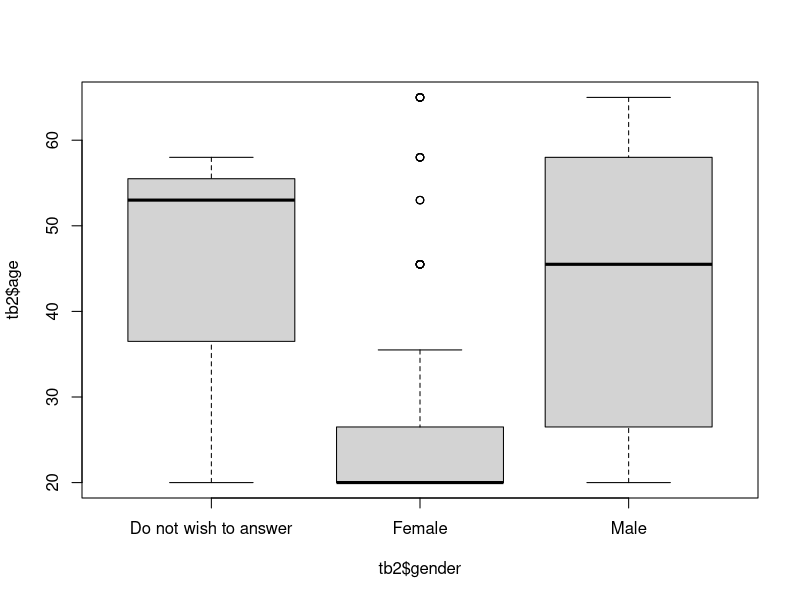
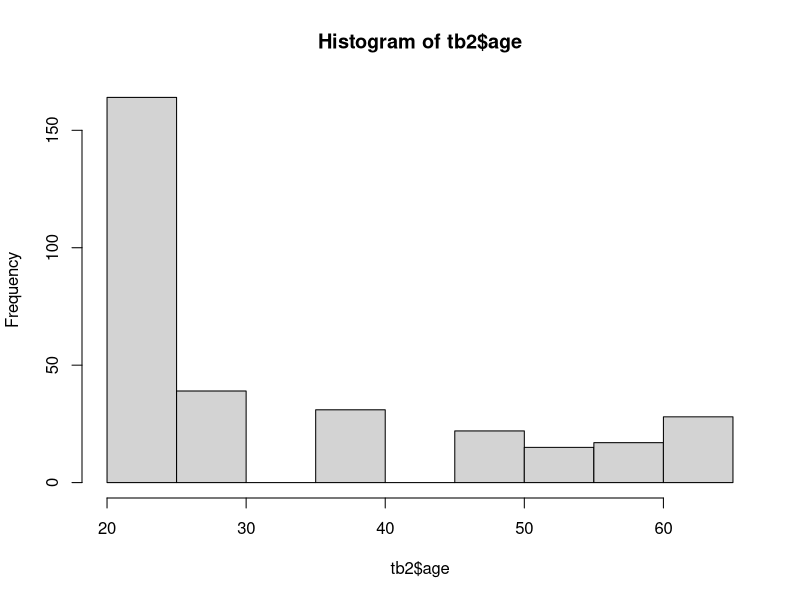
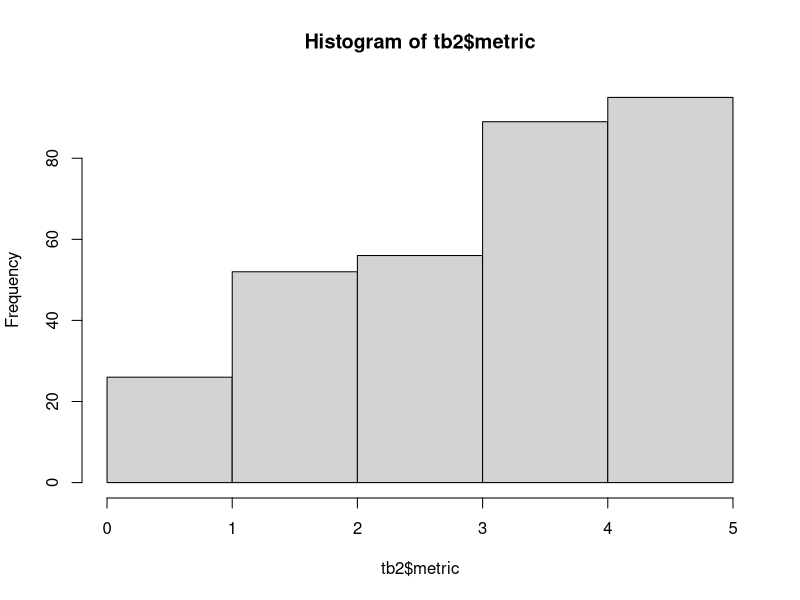
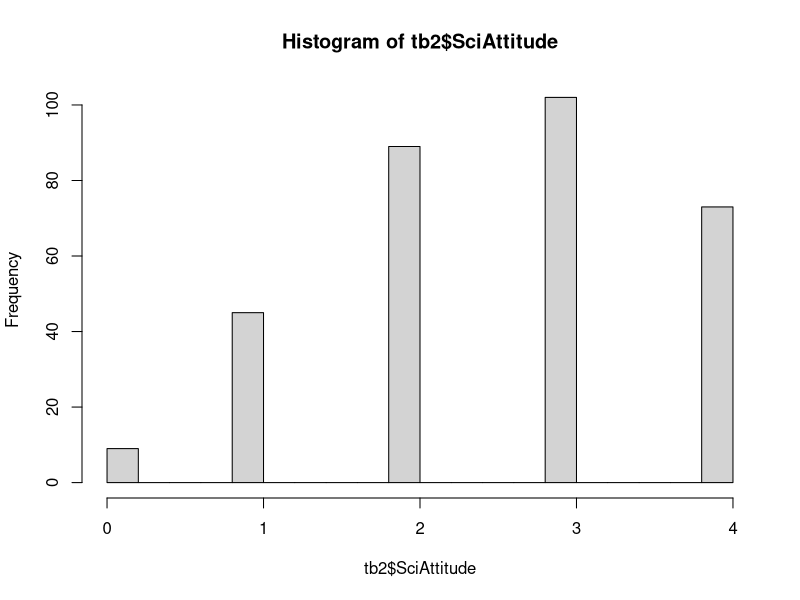
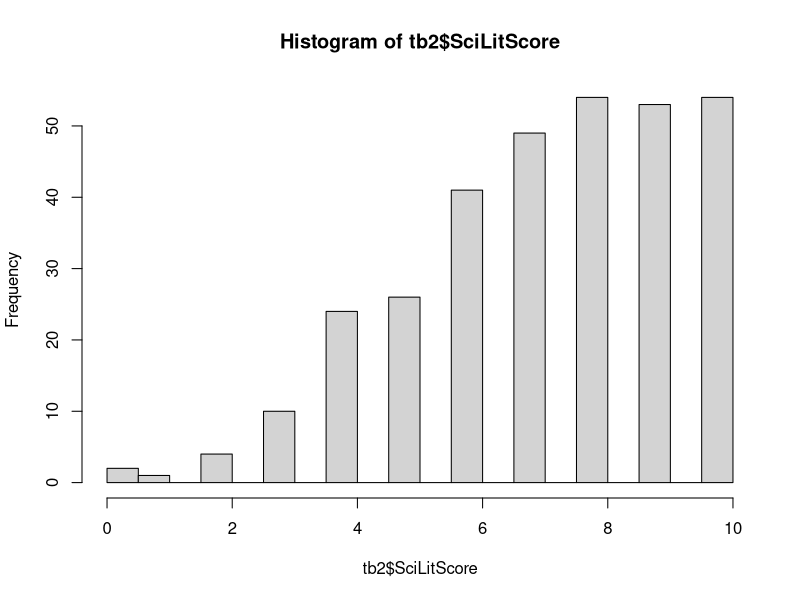
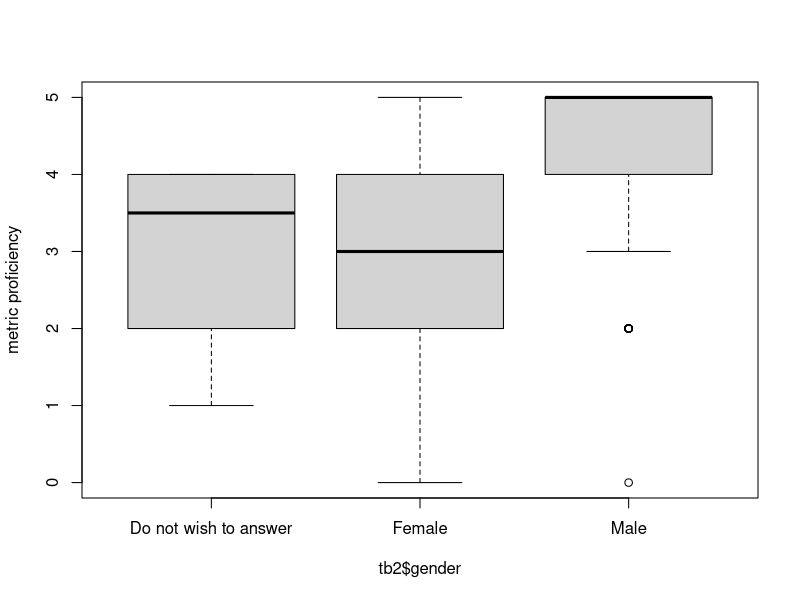
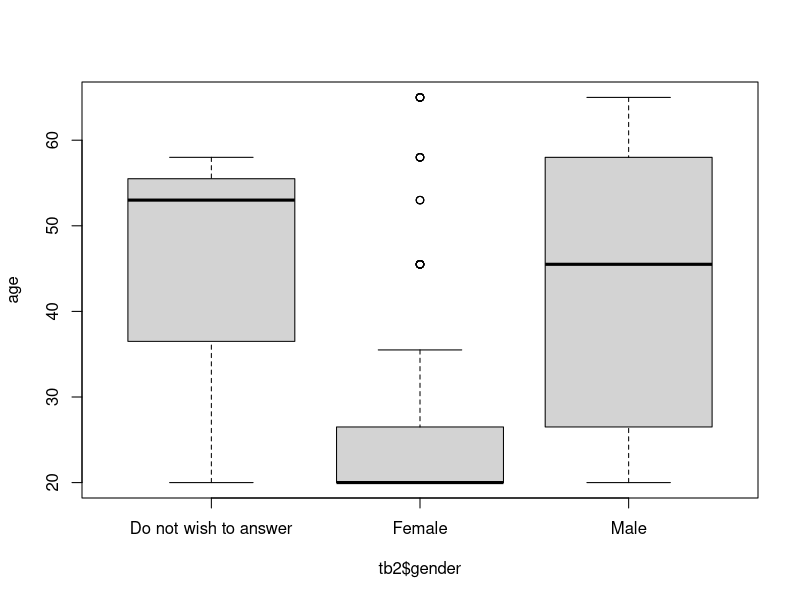
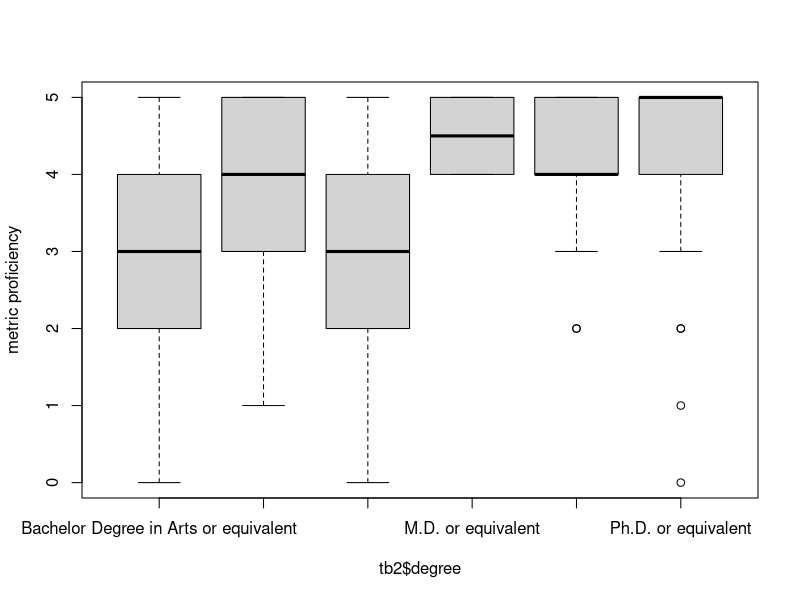

Generate these figures, in order, with R:
## ---- chunk 1
list.files()
## ---- chunk 2
# colClass specify that all columns will be treated as characters for now. 
tb.ori = read.csv("metric_survey_data.csv", colClass=rep("character", 24))
?str
str(tb.ori); 
tb.ori$Timestamp

tb = tb.ori  #make a copy because we will modify the table. 

## ---- chunk 3
names(tb.ori)
?names
#rename the columns with shortter names for convenience 
names(tb) = c("time","gender", "age", "degree", "country", "light", "shaq", "fossil", "kilo", "mm", 
        "food","inseam", "weather","electronCharge","earlyHuman", 
        "laser", "continents", "antibiotics", "electronSize","earthCenter",
        "religiousView","dailyLife","SciOnLife", "SciEffect")
str(tb)

## ---- chunk 4
cbind (names(tb), substr(names(tb.ori), 1, 20))
?cbind
## ---- chunk 5
#indexing features of R
tb[1:5, 2:3]
tb$age #what does mean? 
#tb$age[?] #try for 5th row in age

#correct some input errors
# If there is no input of 'age'
tb$age[is.na(tb$age)] = 'Do not wish to answer'
table(tb$age)
?table
# If there is no input of 'age'

tb$degree [is.na(tb$degree)] = 'Do not wish to answer'
table(tb$degree)


tb$gender[tb$gender=='']='Do not wish to answer'
table(tb$gender)


## ---- chunk 6

# dealing with missing values, add 'NA' to empty answers
# nested for-loops
for( i in 1:length(tb[, 1])) {  #outter for-loop, i for row, from 1 to the last row
  for( j in 5:length(tb[1, ])) {  #inner for-loop, j for column, from 5th to the last column
    # print( paste("i=", i, "j=", j) )
  }
}

#if there is empty cell, we assign a missing value 'NA' there
for( i in 1:length(tb[, 1])) {  #outter for-loop 
  for( j in 5:length(tb[1, ])) {  #inner for-loop
    if ( is.na(tb[i, j]) ) {
      # do nothing
    } else if (tb[i,j]=='') {
      tb[i,j] = NA
    } 
  }
}

## ---- chunk 7

##### create a second table, convert character values to numerical values
tb2 = tb[ ,c(2,4,5)]  #this is the score table, empty space before comma indicate every row
head(tb2)

#calculate the average age for each category
?grep #This is not GRE prep. This is pattern match. 
# grep(pattern, x, ignore.case = FALSE, perl = FALSE, value = FALSE,
#     fixed = FALSE, useBytes = FALSE, invert = FALSE)

tb2$age = NA
tb2$age[grep("18-22", tb$age)] = 18/2 + 22/2
tb2$age[grep("23-30", tb$age)] = 23/2 + 30/2
tb2$age[grep("31-40", tb$age)] = 31/2 + 40/2
tb2$age[grep("41-50", tb$age)] = 41/2 + 50/2
tb2$age[grep("51-55", tb$age)] = 51/2 + 55/2
tb2$age[grep("56-60", tb$age)] = 56/2 + 60/2
#> grep("56-60", tb$age)
# [1]   6  12  84  88 104 112 129 130 131 132 133 156 162 163 185 216 219

tb2$age[grep("More than 60 years", tb$age)] = 65

table(tb$age) #table is a very useful function (command) for tabulation
table(tb2$age)
summary(tb2$age)

#Visualize the data
table(tb2$age, tb2$gender)
boxplot( tb2$age ~ tb2$gender)

#histogram of age
hist(tb2$age)

###country 
table( tb$country )  #All the inputed 'countries'
tb2$country = 0  #for non-USA countries
tb2$country[tb$country=='United States'] = 1
table( tb2$country )

#have a look at some entries
head(tb2)

#double-check the columns
names(tb2)

## ---- chunk 8
### Here are the columns for the 3 categories
metrics = c("shaq", "kilo", "mm", "inseam", "weather")
sciLiteracy = c("light", "fossil", "food", "electronCharge", 
                "earlyHuman", "laser", "continents", "antibiotics",
                "electronSize", "earthCenter")
sciAttitude = c("religiousView", "dailyLife", "SciOnLife", "SciEffect")
## ---- chunk 9

tb2$shaq = 0
tb2$shaq[ tb$shaq=='Yes' ] = 1
tb2$shaq[ tb$shaq=='No' ] = 0
table(tb2$shaq)

tb2$kilo = 0
tb2$kilo[ tb$kilo=='1000 x' ] = 1
table(tb2$kilo)

tb2$mm=0
tb2$mm[ tb$mm==0.145 ] = 1
table(tb2$mm)
table(tb$mm)

tb2$inseam = 0
tb2$inseam[tb$inseam=="This person is short"] = 1
tb2$inseam[tb$inseam=="This person is tall"] = 0
table(tb2$inseam)

tb2$weather = 0
tb2$weather[tb$weather=="A Short sleeve shirt"] = 1
#tb2$weather[tb$weather=="A winter coat"] = 0
#tb2$weather[tb$weather=="A light jacket"] = 0
table(tb$weather)
table(tb2$weather)

######### summarize the metric proficiency score
# metrics = c("shaq", "kilo", "mm", "inseam", "weather")
#metric total score
tb2$metric = apply( tb2[, metrics], MARGIN=1, FUN=sum )
hist(tb2$metric, br=4)
## ---- chunk 10

#sciAttitude = c("religiousView", "dailyLife", "SciOnLife", "SciEffect")
# "My religious views are more important than scientific views
tb2$religiousView = 0
tb2$religiousView[grep("No", tb$religiousView)] = 1
tb2$religiousView[grep("Yes", tb$religiousView)] = 0
table(tb2$religiousView)
table(tb$religiousView)

# "For me, in my daily life, it is not important to know about science"
tb2$dailyLife = 0
tb2$dailyLife[ tb$dailyLife=='TRUE' ] = 0
tb2$dailyLife[ tb$dailyLife=='FALSE' ] = 1
table(tb2$dailyLife)

# "Science and technology are making our lives healthiers, easiers and more comfortable."
tb2$SciOnLife = 0
tb2$SciOnLife[ tb$SciOnLife=='TRUE' ] = 1
tb2$SciOnLife[ tb$SciOnLife=='FALSE' ] = 0
table(tb2$SciOnLife)

# "The benefits of sciences are greaters than any harmful effects that it may have."
tb2$SciEffect = 0
tb2$SciEffect[ tb$SciEffect=='TRUE' ] = 1
tb2$SciEffect[ tb$SciEffect=='FALSE' ] = 0
table( tb2$SciEffect )

#sciAttitude = c("religiousView", "dailyLife", "SciOnLife", "SciEffect")
#Attitude total score
tb2$SciAttitude = apply( tb2[, sciAttitude], MARGIN=1, FUN=sum)
hist(tb2$SciAttitude, br=20)
## ---- chunk 11
#sciLiteracy = c("light", "fossil", "food", "electronCharge", 
#                "earlyHuman", "laser", "continents", "antibiotics", "electronSize", "earthCenter")
tb2$light = 0
tb2$light[ tb$light=='TRUE' ] =1
tb2$light[ tb$light=='Wrong' ] =0
table(tb$light)
table(tb2$light)

tb2$fossil = 0
tb2$fossil[ tb$fossil=='6 million and 5 years old' ] = 0
tb2$fossil[grep('Still', tb$fossil)] = 1;
table(tb$fossil)
table(tb2$fossil)

tb2$food = 0
tb2$food[ tb$food=='Dis-agree' ] = 1
tb2$food[grep('Agree', tb$food)] = 0; 
table(tb$food)
table(tb2$food)

tb2$electronCharge = 0
tb2$electronCharge[grep('Positive', tb$electronCharge)] = 1; 
table(tb$electronCharge)
table(tb2$electronCharge)

tb2$earlyHuman = 0
tb2$earlyHuman[grep('TRUE', tb$earlyHuman)] = 0; 
tb2$earlyHuman[grep('FALSE', tb$earlyHuman)] = 1; 
table(tb$earlyHuman)
table(tb2$earlyHuman)

tb2$earlyHuman = 0
tb2$earlyHuman[grep('TRUE', tb$earlyHuman)] = 0; 
tb2$earlyHuman[grep('FALSE', tb$earlyHuman)] = 1; 
table(tb$earlyHuman)
table(tb2$earlyHuman)

tb2$laser = 0
tb2$laser[grep('TRUE', tb$laser)] = 0; 
tb2$laser[grep('FALSE', tb$laser)] = 1; 
table(tb$laser)
table(tb2$laser)

tb2$continents = 0
tb2$continents[grep('TRUE', tb$continents)] = 1; 
tb2$continents[grep('FALSE', tb$continents)] = 0; 
table(tb$continents)
table(tb2$continents)

tb2$antibiotics = 0
tb2$antibiotics[grep('TRUE', tb$antibiotics)] = 0; 
tb2$antibiotics[grep('FALSE', tb$antibiotics)] = 1; 
table(tb$antibiotics)
table(tb2$antibiotics)

tb2$electronSize = 0
tb2$electronSize[grep('True', tb$electronSize)] = 1; 
tb2$electronSize[grep('FALSE', tb$electronSize)] = 0; 
table(tb$electronSize)
table(tb2$electronSize)

tb2$earthCenter = 0
tb2$earthCenter[grep('TRUE', tb$earthCenter)] = 1; 
tb2$earthCenter[grep('FALSE', tb$earthCenter)] = 0; 
table(tb$earthCenter)
table(tb2$earthCenter)

#sciLiteracy = c("light", "fossil", "food", "electronCharge", 
#                "earlyHuman", "laser", "continents", "antibiotics", "electronSize", "earthCenter")

tb2$SciLitScore = apply( tb2[, sciLiteracy], MARGIN=1, FUN=sum ) #by row
hist(tb2$SciLitScore, br=20)
## ---- chunk 12
boxplot( tb2$metric ~ tb2$gender, ylab="metric proficiency" )

t.test(tb2$metric[tb2$gender=='Female'], tb2$metric[tb2$gender=='Male'])
#Does this mean that females are more uncomfortable with metric usage?
## ---- chunk 13
# Female participants tend to be younger
boxplot( tb2$age ~ tb2$gender, ylab='age')

# More female participants with Bachelor degrees
table( tb2$gender, tb2$degree )

boxplot( tb2$metric ~ tb2$degree, ylab='metric proficiency')

# Multiple regression
m1 = lm( tb2$metric ~ tb2$degree )
summary(m1)

m2 = lm( tb2$metric ~ tb2$age )
summary(m2)

m3 = lm( tb2$metric~ tb2$gender + tb2$degree + tb2$age )
summary(m3)

## ---- chunk 14
#########################
#summary(tb); str(tb)

#remove rows with missing age from analysis. Missing age can cause bugs in anova model comparisons. 
tb2 = tb2[!is.na(tb2$age), ] 

summary(tb2)
str(tb2); 

pairs(tb2[, c("metric", "SciLitScore", "SciAttitude")])
summary(lm(tb2$SciLitScore ~ tb2$metric )) #significant
summary(lm(tb2$SciAttitude ~ tb2$metric )) #significant
summary(lm(tb2$SciAttitude ~ tb2$SciLitScore )) #significant
summary(lm(tb2$SciAttitude ~ tb2$age )) #significant
summary(lm(tb2$metric ~ tb2$age )) #significant

summary(lm(tb2$SciAttitude ~ tb2$SciLitScore + tb2$metric )) #significant
## metric -> SciAttitude and SciLitScore


summary(lm(tb2$SciAttitude ~ tb2$metric + tb2$age + tb2$gender + tb2$country  )) #only metric is significant
summary(lm(tb2$SciLitScore ~ tb2$metric + tb2$age + tb2$gender + tb2$country  )) #only metric is significant

summary(lm(tb2$SciLitScore ~ tb2$country)) #p=0.0009, but seems due to metric?  
summary(lm(tb2$SciLitScore ~ tb2$metric + tb2$country  )) #only metric is significant

summary(lm(tb2$SciAttitude ~ tb2$country)) #p=0.0127, but seems due to metric?  
summary(lm(tb2$SciAttitude ~ tb2$country + tb2$metric)) #country not significant when controled for metric 


plot( tb2$SciLitScore ~ jitter(tb2$metric), xlab='Metric Proficiency', ylab='Scientific Literacy', ylim=c(2,10) )
m1 = lm(tb2$SciLitScore ~ tb2$metric )
abline(m1, col='red')
summary(m1)
text(2, 2.5, "SciLit ~ Metric, R2=0.26, p<0.001", col="red", pos=4)
#abline(m2, col='blue')
summary(m2)
m2 = lm(tb2$SciLitScore ~ tb2$metric + tb2$age)
anova(m1, m2)
m3 = lm(tb2$SciLitScore ~ tb2$metric + tb2$age + tb2$gender)
summary(m3)
anova(m2,m3)
m4 = lm(tb2$SciLitScore ~ tb2$metric + tb2$age + tb2$country)
anova(m2, m4)
#text(2, 2, "SciLit ~ Metric + Age, R2=0.29, p=2.8E-14", col="blue", pos=4)

plot( tb2$SciAttitude ~ jitter(tb2$metric), ylim=c(0.5,4), xlab='Metric Proficiency', ylab='Attitude toward Science' )
m1 = lm( tb2$SciAttitude ~ tb2$metric )
m2 = lm( tb2$SciAttitude ~ tb2$metric + tb2$age )
abline(m1, col='red')
abline(m2, col='blue')
summary(m1)
summary(m2)
anova(m1, m2)
text(2, 0.9, "SciAttitude ~ Metric , R2=0.18, p=1.0E-9", col="red", pos=4)
text(2, 0.7, "SciAttitude ~ Metric + Age, R2=0.24, p=4.7E-12", col="blue", pos=4)

plot( tb2$SciAttitude ~ jitter(tb2$age), ylab='Attitude toward Science', xlab='Age')
m2 = lm( tb2$SciAttitude ~ tb2$age + tb2$metric)
abline(m2, col='blue')
text(30, 1.7, "SciAttitude ~ Metric + Age, R2=0.24, p=4.7E-12", col="blue", pos=4)

summary(lm(tb2$SciAttitude ~ tb2$metric + tb2$age + tb2$gender + tb2$country  )) #age is signicant!!!

#but this might be a bias in the sample
# 1) there is many faculty
# 2) people took the sample may be interested in the metric and science at the first place?!
summary(lm(tb2$SciAttitude ~ tb2$metric + tb2$age + tb2$gender + tb2$country + tb2$degree  )) #age is signicant!!!

summary(lm(tb2$SciAttitude ~ tb2$SciLitScore))
summary(lm(tb2$SciAttitude ~ tb2$SciLitScore + tb2$metric))

boxplot( tb2$SciAttitude ~ tb2$country )
boxplot( tb2$SciLitScore ~ tb2$country )
boxplot( tb2$metric ~ tb2$country )

boxplot( tb2$SciLitScore ~ tb2$age )
boxplot( tb2$SciAttitude ~ tb2$age )
boxplot( tb2$metric ~ tb2$age )

###########
# remove phD from the samples
#
summary(tb2[, 1:5])
tb3 = tb2[ - grep('Ph.D.', tb2$degree)  , ]
summary(tb3)
summary(lm(tb3$SciAttitude ~ tb3$metric + tb3$age + tb3$gender + tb3$country + tb3$degree  )) 
#age is still signicant after PhD are removed from the sample

## ---- chunk 15

## ---- chunk 16

testTwoFactorTb2 = function( fac1, fac2) {
  tbTwo = table( tb2[,fac1], tb2[,fac2] )
  print(tbTwo)
  f = fisher.test(tbTwo)
  #f = chisq.test(tbTwo)
}

#metrics = c("shaq", "kilo", "mm", "inseam", "weather")
#sciLiteracy = c("light", "fossil", "food", "electronCharge", 
#                "earlyHuman", "laser", "continents", "antibiotics", "electronSize", "earthCenter")
#sciAttitude = c("religiousView", "dailyLife", "SciOnLife", "SciEffect")

f = testTwoFactorTb2( "shaq", "religiousView"); f
f = testTwoFactorTb2( "shaq", "dailyLife"); f
f = testTwoFactorTb2( "shaq", "SciOnLife"); f

#f = testTwoFactorTb2( "shaq", "SciEffect"); f #significant effect!!!!
#f = testTwoFactorTb2( "kilo", "SciEffect"); f #significant effect!!!
#f = testTwoFactorTb2( "mm", "SciEffect"); f #significant effect!!!
#f = testTwoFactorTb2( "inseam", "SciEffect"); f #significant effect!!!
#f = testTwoFactorTb2( "weather", "SciEffect"); f #p=0.078
#f = testTwoFactorTb2( "country", "SciEffect"); f #p=0.24

summary(lm(tb2$SciEffect ~ tb2$kilo + tb2$country + tb2$gender + tb2$age + tb2$degree )) #significant kilo 
summary(lm(tb2$SciOnLife ~ tb2$kilo + tb2$country + tb2$gender + tb2$age + tb2$degree )) #no effect
summary(lm(tb2$religiousView ~ tb2$kilo + tb2$country + tb2$gender + tb2$age + tb2$degree )) #age effect
summary(lm(tb2$dailyLife ~ tb2$kilo + tb2$country + tb2$gender + tb2$age + tb2$degree )) #gender

summary(lm(tb2$religiousView ~ tb2$kilo + tb2$country + tb2$gender + tb2$age + tb2$degree )) #significant age, gender 
summary(lm(tb2$SciOnLife ~ tb2$kilo + tb2$country + tb2$gender + tb2$age + tb2$degree )) #no effect
summary(lm(tb2$dailyLife ~ tb2$kilo + tb2$country + tb2$gender + tb2$age + tb2$degree )) #gender effect, education

summary(lm(tb2$SciEffect ~ tb2$mm + tb2$country + tb2$gender + tb2$age + tb2$degree )) #no effect
summary(lm(tb2$SciEffect ~ tb2$inseam + tb2$country + tb2$gender + tb2$age + tb2$degree )) #random
summary(lm(tb2$SciEffect ~ tb2$shaq + tb2$country + tb2$gender + tb2$age + tb2$degree )) #p=0.066 shaq
summary(lm(tb2$SciEffect ~ tb2$weather + tb2$country + tb2$gender + tb2$age + tb2$degree )) #no effect


f = testTwoFactorTb2("country", "shaq")
f

f = testTwoFactorTb2( "country", "shaq")
f


